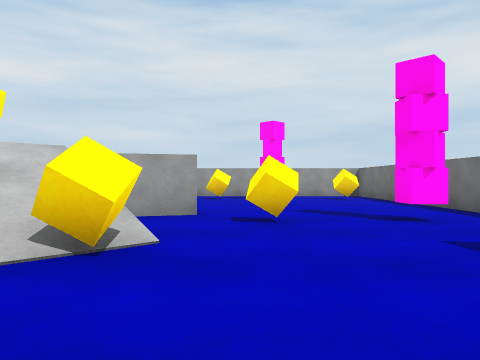
view 1 (above)

16 first-person views from a walk through a Unity game level. The camera is 0.58 m above the floor, looks level and sees 70° across. The floor is counted in squares, 1 m on a side. Each view is taken from the middle of a square. On the plan, view 1 faces up. The plan holds only what a view shows up to about 9 squares ahead; the rest is blank. The player is left out.

view 2
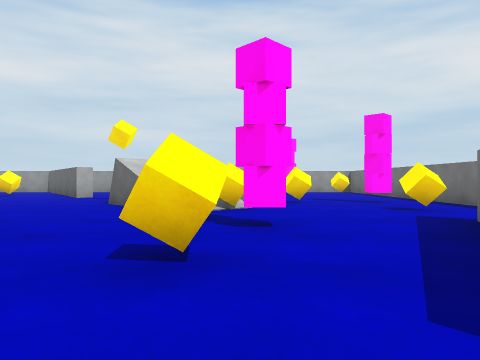

view 3
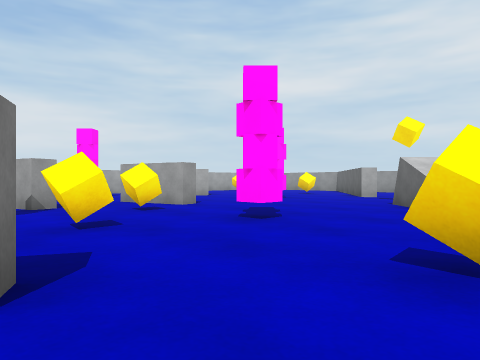

view 4
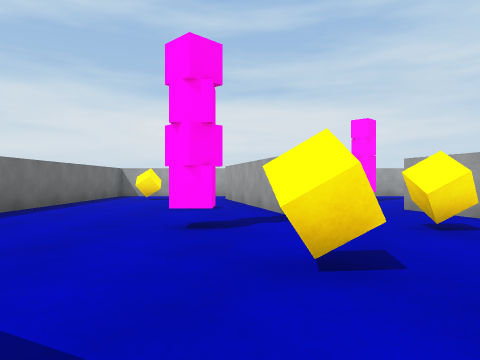

view 5
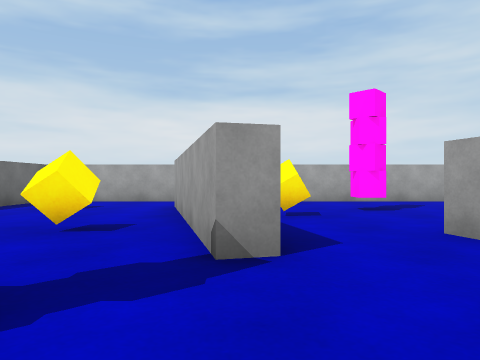

view 6
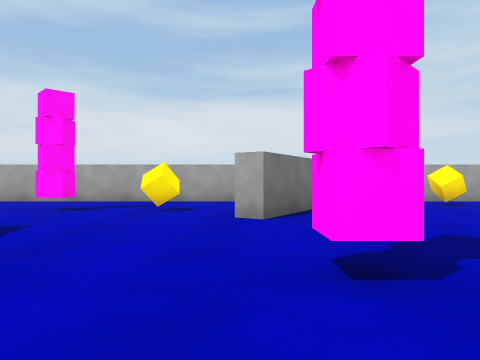

view 7
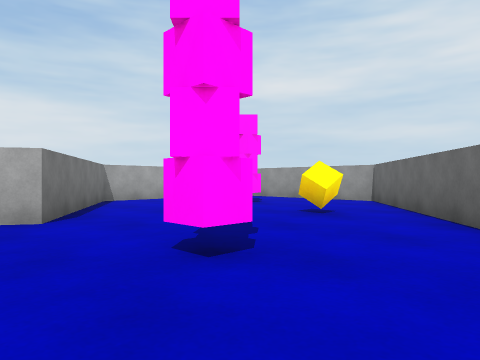

view 8
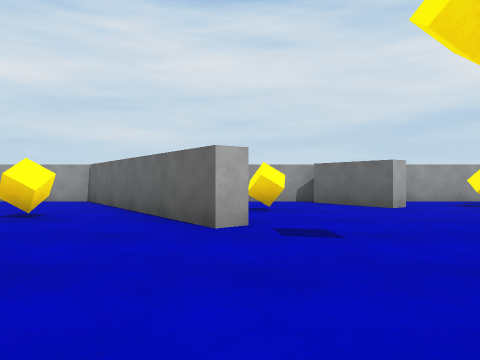

view 9
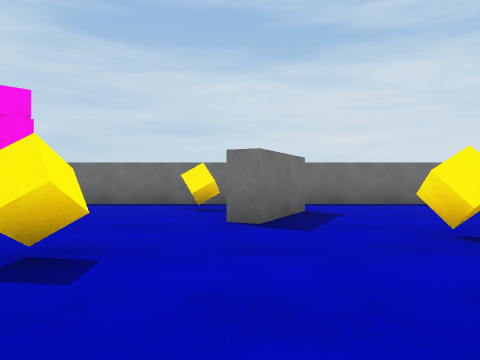

view 10
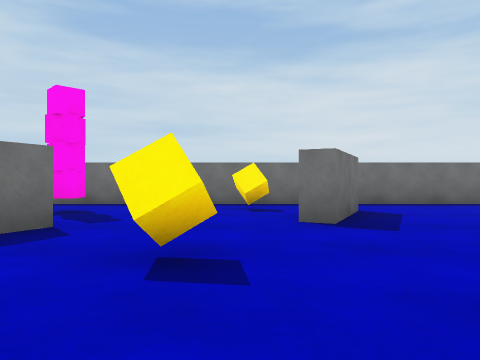

view 11
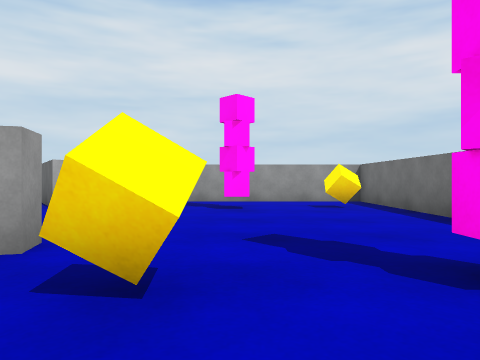

view 12
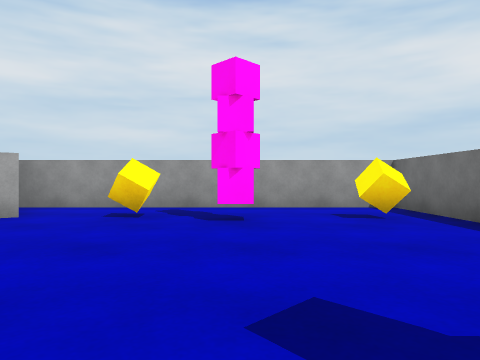

view 13
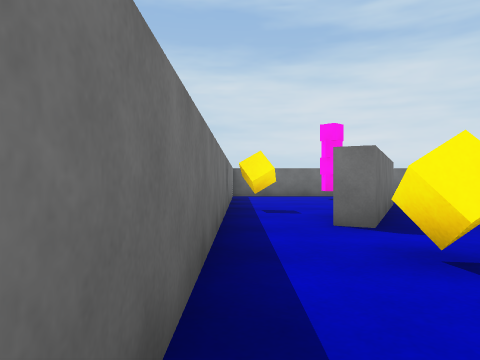

view 14
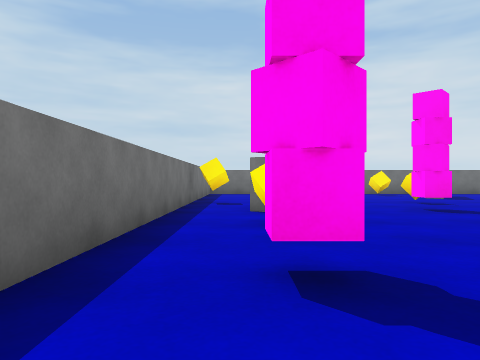

view 15
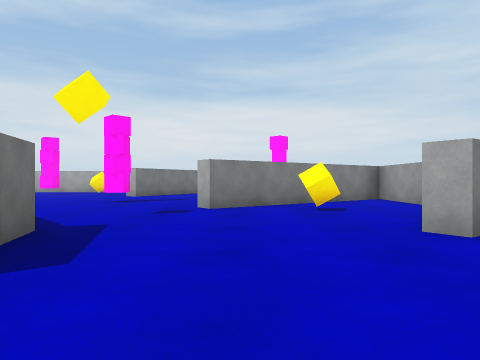

view 16
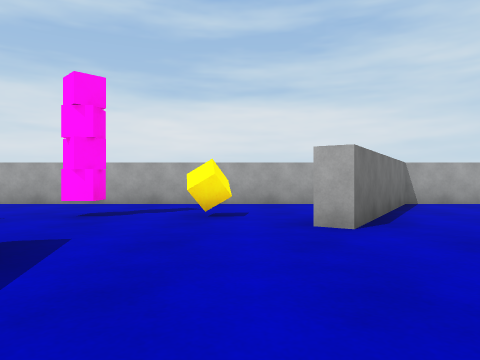

### Floor plan
Points are (right, up) in squares from view 1. A wall is a line through its corners. A room is listed if a view was taken in it or the views show most of it. See-through windows are left out.
Room 1 (views 1, 2, 3, 4, 5, 6, 7, 8, 9, 10, 11, 12, 13, 14, 15, 16)
walls: (-7.8, 1.3) (-7.6, 0.7) (-9.8, 0.2); (-2.9, 5.7) (-2, 5.9); (-8.6, -1.6) (-8.5, -2.2) (-13.3, -3.4); (-0.9, 6.2) (-0.7, 5.7) (-1.8, 5.4); (0.3, -3.3) (2.4, 0.9) (2.9, 0.6); (-4.2, -5.5) (-3.3, -3.5) (-2.8, -3.8); (-7.7, 9.9) (-5.9, 7.4) (-6.3, 7.1) (-9.9, 12); (-2.4, 10.4) (-2.8, 10.1) (-4.1, 11.8); (-7, 12.3) (-8, 12.3); (-15.3, 4.9) (-15.3, -2.9); (4.2, -3.8) (4.2, 12.2); (-12, -7.2) (1.8, -7.2); (-15.3, 8.9) (-15.3, 7) (-11, 4.3) (-11.3, 3.9); (-14.9, -7.2) (-13.5, -7.2); (3.8, 12.3) (-3.8, 12.3)
objects: other object (-14, 9); other object (-13, 0) to (-12, 1); other object (-13, 2); other object (-12, -1); other object (-12, 9) to (-12, 10); other object (-10, -4); other object (-9, 8); other object (-8, 5); other object (-7, -4) to (-7, -3); other object (-7, -1); other object (-6, 9); other object (-5, -2); other object (-5, 0) to (-4, 0); other object (-2, -6); other object (-1, -2); other object (-1, 0); other object (-1, 3); other object (-1, 10); other object (0, 5); other object (1, -5); other object (1, 10); other object (2, 3); other object (2, 5) to (3, 5); other object (3, 10); other object (4, -2)

Where each view was taken, in squares from view 1:
view 1: 0 up, 0 right, facing up
view 2: 4 down, 1 left, facing up
view 3: 4 down, 1 left, facing up-left
view 4: 3 down, 3 left, facing left
view 5: 2 down, 6 left, facing left
view 6: 4 up, 6 left, facing left
view 7: 3 up, 6 left, facing up-left
view 8: 3 up, 6 left, facing up
view 9: 1 up, 3 left, facing down
view 10: 1 up, 2 left, facing down
view 11: 3 up, 1 right, facing up
view 12: 5 up, 1 right, facing up
view 13: 5 up, 4 right, facing down
view 14: 7 up, 3 right, facing down
view 15: 8 up, 1 right, facing left
view 16: 3 up, 7 left, facing left
